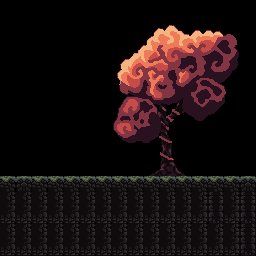

A 2D game scene composited from a Tiled map and its tileset images. What follows is a short description and the map's XML, with every tile layer's data as written:
An orthogonal 16x16 tile map with 16x16 px tiles, 1 tile layer (Tile Layer 1).

<map version="1.0" tiledversion="1.0.3" orientation="orthogonal" renderorder="right-down" width="16" height="16" tilewidth="16" tileheight="16" nextobjectid="1">
 <tileset firstgid="1" source="BasicTileset.tsx" />
 <layer name="Tile Layer 1" width="16" height="16">
  <data encoding="csv">
0,0,0,0,0,0,0,0,0,0,0,0,0,0,0,0,
0,0,0,0,0,0,0,0,0,0,0,0,0,0,0,0,
0,0,0,0,0,0,0,0,201,0,202,0,203,0,204,0,
0,0,0,0,0,0,0,0,0,0,0,0,0,0,0,0,
0,0,0,0,0,0,243,243,244,0,245,0,246,0,247,0,
0,0,0,0,0,0,0,0,0,0,0,0,0,0,0,0,
0,0,0,0,0,0,286,0,287,0,288,0,289,0,290,0,
0,0,0,0,0,0,0,0,0,0,0,0,0,0,0,0,
0,0,0,0,0,0,329,0,330,0,331,0,332,0,0,0,
0,0,0,0,0,0,0,0,0,0,0,0,0,0,0,0,
0,0,0,0,0,0,0,0,373,0,374,0,0,0,0,0,
45,0,45,45,45,45,45,45,45,45,45,45,45,45,45,0,
0,0,0,0,0,0,0,0,0,0,0,0,0,0,0,0,
88,88,88,88,88,88,88,88,88,88,88,88,88,0,88,0,
0,0,0,0,0,0,0,0,0,0,0,0,0,0,0,0,
88,88,88,88,88,88,88,88,88,88,88,88,88,88,88,0
</data>
 </layer>
</map>
